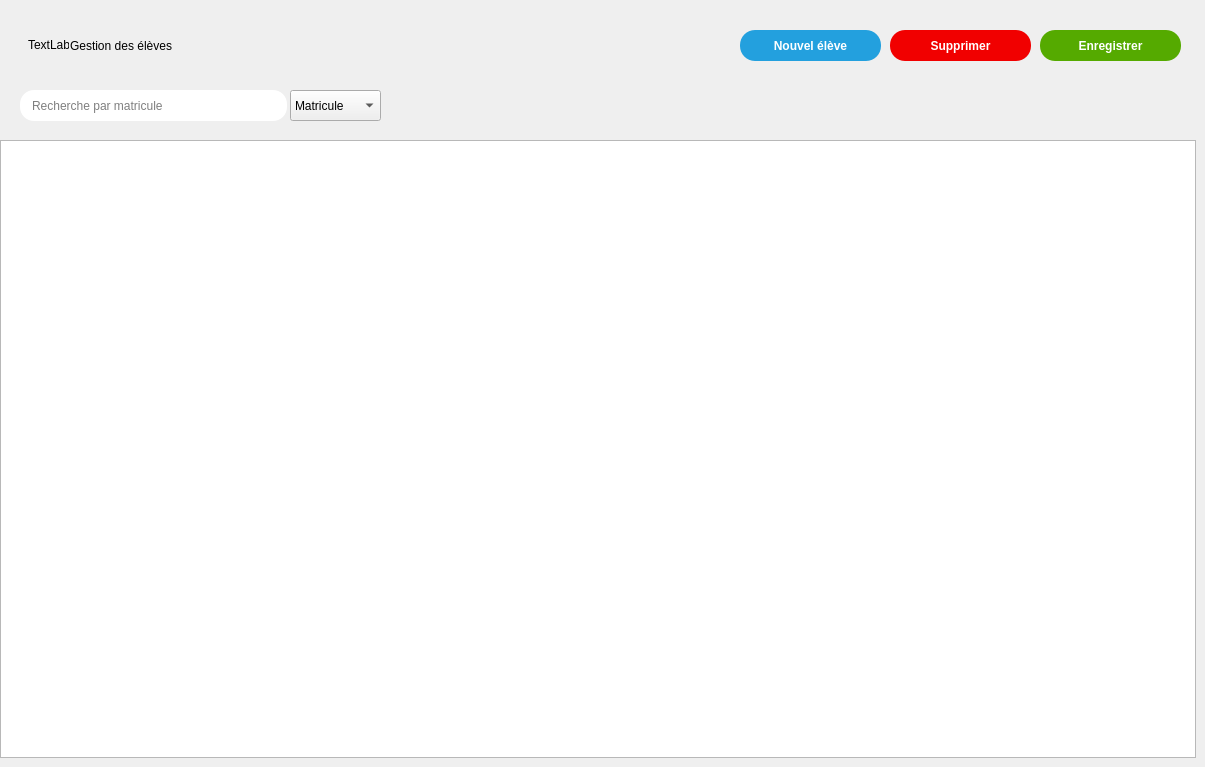
    <widget class="QWidget" name="page_3">
     <widget class="QLabel" name="label_7">
      <property name="geometry">
       <rect>
        <x>70</x>
        <y>30</y>
        <width>181</width>
        <height>31</height>
       </rect>
      </property>
      <property name="styleSheet">
       <string notr="true">font: 700 16pt &quot;Segoe UI&quot;;</string>
      </property>
      <property name="text">
       <string>Gestion des élèves</string>
      </property>
     </widget>
     <widget class="QTableView" name="tableau">
      <property name="geometry">
       <rect>
        <x>0</x>
        <y>140</y>
        <width>1196</width>
        <height>618</height>
       </rect>
      </property>
      <property name="styleSheet">
       <string notr="true"/>
      </property>
     </widget>
     <widget class="QPushButton" name="Enregistrer">
      <property name="geometry">
       <rect>
        <x>1040</x>
        <y>30</y>
        <width>141</width>
        <height>31</height>
       </rect>
      </property>
      <property name="styleSheet">
       <string notr="true">QPushButton
{
   border-radius: 15px;
	background-color: rgb(85, 170, 0);
	color: rgb(255, 255, 255);
	font-weight: bold;
}

QPushButton:hover
{
	border-radius: 15px;
	
	background-color: rgb(0, 208, 0);
	color: rgb(255, 255, 255);
	font-weight: bold;
}


</string>
      </property>
      <property name="text">
       <string>Enregistrer</string>
      </property>
     </widget>
     <widget class="QPushButton" name="ajoutLigne">
      <property name="geometry">
       <rect>
        <x>740</x>
        <y>30</y>
        <width>141</width>
        <height>31</height>
       </rect>
      </property>
      <property name="styleSheet">
       <string notr="true">QPushButton
{
   background-color: #23A0DE;
	border-radius: 15px;
	font-weight: bold;
	color: rgb(255, 255, 255);
}

QPushButton:hover
{
   background-color: rgb(0, 0, 255);
	border-radius: 15px;
	font-weight: bold;
	color: rgb(255, 255, 255);
}
</string>
      </property>
      <property name="text">
       <string>Nouvel élève</string>
      </property>
     </widget>
     <widget class="QPushButton" name="supprimer">
      <property name="geometry">
       <rect>
        <x>890</x>
        <y>30</y>
        <width>141</width>
        <height>31</height>
       </rect>
      </property>
      <property name="styleSheet">
       <string notr="true">QPushButton
{
   border-radius: 15px;
	background-color: rgb(241, 0, 0);
	color: rgb(255, 255, 255);
	font-weight: bold;
}

QPushButton:hover
{
	border-radius: 15px;
	background-color: rgb(249, 0, 0);
	color: rgb(255, 255, 255);
	font-weight: bold;
}

</string>
      </property>
      <property name="text">
       <string>Supprimer</string>
      </property>
     </widget>
     <widget class="QLabel" name="principalIcon">
      <property name="geometry">
       <rect>
        <x>28</x>
        <y>29</y>
        <width>41</width>
        <height>31</height>
       </rect>
      </property>
      <property name="text">
       <string>TextLabel</string>
      </property>
     </widget>
     <widget class="QComboBox" name="comboBox_5">
      <property name="geometry">
       <rect>
        <x>290</x>
        <y>90</y>
        <width>91</width>
        <height>31</height>
       </rect>
      </property>
      <property name="styleSheet">
       <string notr="true">text-align: center;</string>
      </property>
      <item>
       <property name="text">
        <string>Matricule</string>
       </property>
      </item>
      <item>
       <property name="text">
        <string>Nom</string>
       </property>
      </item>
     </widget>
     <widget class="QLineEdit" name="recherche_bar">
      <property name="geometry">
       <rect>
        <x>20</x>
        <y>90</y>
        <width>267</width>
        <height>31</height>
       </rect>
      </property>
      <property name="styleSheet">
       <string notr="true">border-radius: 14px;
padding-left: 10px;
</string>
      </property>
      <property name="inputMask">
       <string/>
      </property>
      <property name="placeholderText">
       <string>Recherche par matricule</string>
      </property>
     </widget>
     <widget class="QWidget" name="widget_6" native="true">
      <property name="geometry">
       <rect>
        <x>569</x>
        <y>119</y>
        <width>41</width>
        <height>21</height>
       </rect>
      </property>
     </widget>
     <widget class="QPushButton" name="pushButton_4">
      <property name="geometry">
       <rect>
        <x>-20</x>
        <y>10</y>
        <width>101</width>
        <height>16</height>
       </rect>
      </property>
      <property name="styleSheet">
       <string notr="true">border: none;</string>
      </property>
      <property name="text">
       <string/>
      </property>
      <property name="icon">
       <iconset resource="Resource.qrc">
        <normaloff>:/Images/arrow.png</normaloff>:/Images/arrow.png</iconset>
      </property>
      <property name="iconSize">
       <size>
        <width>30</width>
        <height>16</height>
       </size>
      </property>
     </widget>
     <widget class="QPushButton" name="pushButton_14">
      <property name="geometry">
       <rect>
        <x>250</x>
        <y>95</y>
        <width>31</width>
        <height>20</height>
       </rect>
      </property>
      <property name="styleSheet">
       <string notr="true">border: none;
</string>
      </property>
      <property name="text">
       <string/>
      </property>
      <property name="icon">
       <iconset resource="Resource.qrc">
        <normaloff>:/Images/magnifying-glass.png</normaloff>:/Images/magnifying-glass.png</iconset>
      </property>
     </widget>
    </widget>
